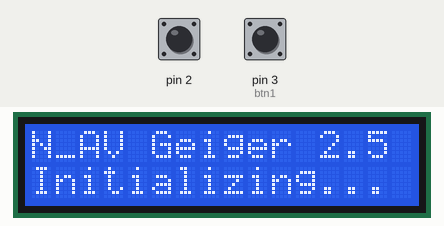
Bench run of a sketch on a simulated Arduino Uno, built with avr-gcc and run on an emulated ATmega328P. Parts: 16×2 character LCD. The inputs (shaded band) are chosen by the test bench; at power-on: pin 2 HIGH, pin 3 (btn1) HIGH. What the sketch prints to the serial monitor is not drawn.

Above: at 0.1 s.
At 12.2 s:
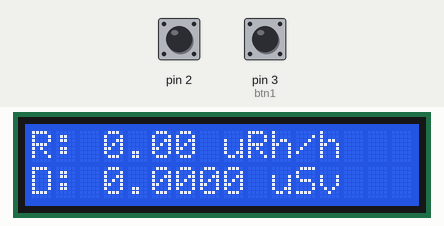
At 49.1 s:
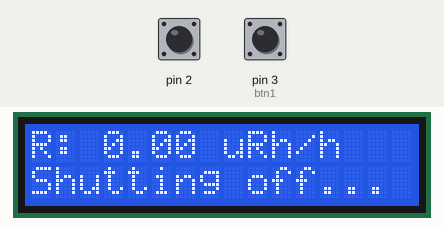

Measured:
- what the display in image 1 shows lasts 37.0 s, from 12.1 s to 49.1 s
- what the display in image 2 shows lasts 4.8 s, from 49.1 s to 53.9 s

The sketch:

GeigerOptimized_Gemini_V2.ino
```cpp
#include <EncButton.h>
#include <GyverFilters.h>
#include <LiquidCrystal_I2C.h>
#include <avr/wdt.h> // Surgery: Watchdog library

#define LOG_PERIOD 12000
#define MAX_PERIOD 60000
#define MEAS_PERIODS 50
#define TUBE_COEFF 0.00662

// Surgery: Smart LCD Settings
#define AUTO_OFF_DELAY 30000
#define WARN_BEFORE_OFF 5000

LiquidCrystal_I2C lcd(0x27, 16, 2);
GKalman sivertFilter(0.05, 0.01);
Button btn1(3);

enum { mrh, usv, cpms } dispState = mrh;

struct geigerIntervalData {
  unsigned long startPulses;
  unsigned long nextResetTime;
  bool active;
};

geigerIntervalData intervals[MEAS_PERIODS];
volatile unsigned long totalPulseCount = 0;

float uSvh, MRh, dose;
long currentCPM;
bool isInitialized = false;
bool isLcdOn = true;
bool isFilterOn = true;
const float multiplier = (float)MAX_PERIOD / (float)LOG_PERIOD;
const float timeDelay = (float)LOG_PERIOD / (float)MEAS_PERIODS;

// Surgery: Smart LCD Timing variables
unsigned long initEndTime = 0;

void setup() {
  Serial.begin(19200);
  lcd.init();
  lcd.backlight();
  lcd.print("N_AV Geiger 2.5");
  lcd.setCursor(0, 1);
  lcd.print("Initializing...");

  unsigned long now = millis();
  for (int i = 0; i < MEAS_PERIODS; i++) {
    intervals[i].startPulses = 0;
    intervals[i].nextResetTime = now + (i * timeDelay);
    intervals[i].active = false;
  }

  attachInterrupt(0, tubePulseHandler, FALLING);

  // Surgery: Initialize Hardware Watchdog (8 seconds)
  wdt_enable(WDTO_8S);
}

void tubePulseHandler() {
  totalPulseCount++;
}

void loop() {
  // Surgery: Kick the Dog
  wdt_reset();

  unsigned long currentMillis = millis();
  btn1.tick();
  handleInputs();

  // Engine: Your exact staggered interval logic
  for (int i = 0; i < MEAS_PERIODS; i++) {
    if (currentMillis >= intervals[i].nextResetTime) {

      if (intervals[i].active) {
        unsigned long pulsesInThisWindow = totalPulseCount - intervals[i].startPulses;
        CalcAndShow(pulsesInThisWindow);

        // Surgery: Detect when initialization finishes (all 50 windows active)
        if (!isInitialized && i == MEAS_PERIODS - 1) {
          isInitialized = true;
          initEndTime = currentMillis; // Start 30s countdown
        }
      }

      intervals[i].startPulses = totalPulseCount;
      intervals[i].nextResetTime = currentMillis + LOG_PERIOD;
      intervals[i].active = true;
    }
  }

  // Surgery: Smart Auto-Off check
  if (isInitialized && isLcdOn && initEndTime > 0) {
    if (currentMillis - initEndTime >= AUTO_OFF_DELAY) {
      toggleDisplay();
    }
  }
}

void CalcAndShow(unsigned long counts) {
  currentCPM = counts * multiplier;
  uSvh = (float)currentCPM * TUBE_COEFF;

  if (isFilterOn) {
    uSvh = sivertFilter.filtered(uSvh);
  }

  MRh = uSvh * 100.0;
  dose += uSvh * (timeDelay / 3600000.0);

  if (isLcdOn) {
    updateDisplay();
  }

  sendToPi(MRh);
}

void sendToPi(float val) {
  String valStr = String(val, 2);
  int checksum = 0;
  for (int i = 0; i < valStr.length(); i++) {
    checksum += (int)valStr[i];
  }
  checksum = checksum % 256;

  Serial.print(valStr);
  Serial.print("*");
  Serial.println(checksum);
}

void handleInputs() {
  if (btn1.hasClicks(1)) {
    if (dispState == mrh) dispState = usv;
    else if (dispState == usv) dispState = cpms;
    else dispState = mrh;
    resetLcdTimer();
  }
  if (btn1.holdFor(3000)) {
    dose = 0;
    resetLcdTimer();
  }
  if (btn1.hasClicks(2)) {
    isFilterOn = !isFilterOn;
    resetLcdTimer();
  }
  if (btn1.hasClicks(3)) {
    toggleDisplay();
  }
}

// Surgery: Overhauled Display logic for 5s warning
void updateDisplay() {
  unsigned long now = millis();

  // Line 1: Values
  lcd.setCursor(0, 0);
  switch (dispState) {
    case mrh:
      lcd.print("R: "); lcd.print(MRh, 2); lcd.print(" uRh/h    ");
      break;
    case usv:
      lcd.print("R: "); lcd.print(uSvh, 3); lcd.print(" uSv/h    ");
      break;
    case cpms:
      lcd.print("CPM: "); lcd.print(currentCPM); lcd.print("         ");
      break;
  }

  // Line 2: Dose OR Shutdown Warning
  lcd.setCursor(0, 1);
  if (isInitialized && initEndTime > 0 && (now - initEndTime >= (AUTO_OFF_DELAY - WARN_BEFORE_OFF))) {
    lcd.print("Shutting off... ");
  } else {
    lcd.print("D: "); lcd.print(dose, 4); lcd.print(" uSv     ");
  }
}

// Surgery: Helper to keep LCD alive on interaction
void resetLcdTimer() {
  if (!isLcdOn) toggleDisplay();
  else if (isInitialized) initEndTime = millis();
}

void toggleDisplay() {
  isLcdOn = !isLcdOn;
  if (isLcdOn) {
    lcd.backlight();
    lcd.clear(); // Clear "Initializing" text
    initEndTime = millis(); // Reset timer on wake
    updateDisplay();
  } else {
    lcd.noBacklight();
    lcd.clear();
    initEndTime = 0; // Stop timer while off
  }
}
```
